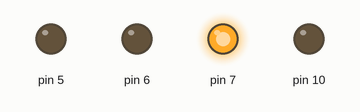
Bench run of a sketch on a simulated Arduino Uno, built with avr-gcc and run on an emulated ATmega328P. Shown: output pins drawn as LEDs (lit = HIGH).

Above: at 0.2 s.
At 1.2 s:
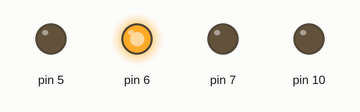
At 2.2 s:
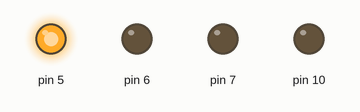
At 5.7 s:
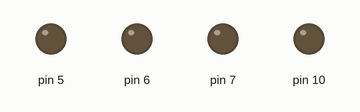
Timing chart, 0 to 6.9 s (numbered marks = the images above):
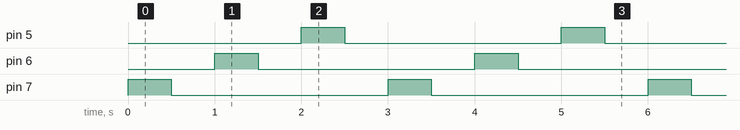

Measured:
- by itself, pin 5–7: alternates HIGH for 0.50 s and LOW for 2.5 s
- by itself, everything shown: repeats every 3.0 s, in 6 steps

The sketch:

sinho.ino
```cpp
void setup()
{
  //Switch
  pinMode(10, OUTPUT);
  //LED
  pinMode(7, OUTPUT);
  pinMode(6, OUTPUT);
  pinMode(5, OUTPUT);
}

void loop()
{

  for (int i = 7; i >= 5; i--)
  {
    digitalWrite(i, HIGH);
    delay(500);
    digitalWrite(i, LOW);
    delay(500);
  }

}
```
